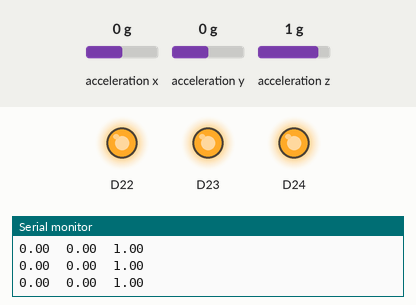
Recording of a sketch running on a simulated Arduino Nano 33 BLE. On the bench: output pins drawn as LEDs (lit = HIGH), the last lines printed to the serial monitor. Inputs (shaded band) come from the test bench; at power-on: acceleration x 0 g, acceleration y 0 g, acceleration z 1 g.

Above: at 1.2 s.
1.3 s: acceleration x set to -0.4 g
2.8 s: acceleration x set to -0.7 g
At 4.0 s:
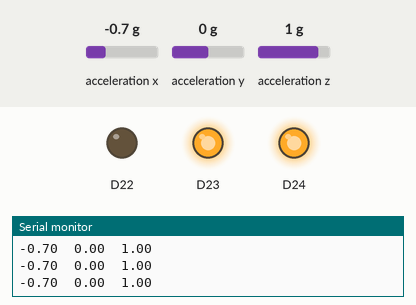
4.3 s: acceleration x set to 0.8 g
At 4.9 s:
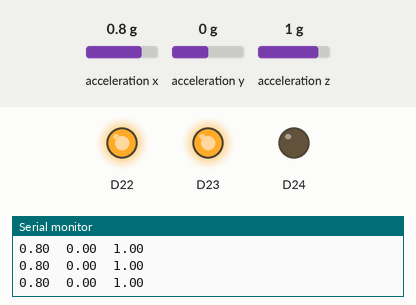
5.8 s: acceleration x set to 0.7 g
7.3 s: acceleration x set to 0.4 g
At 8.5 s:
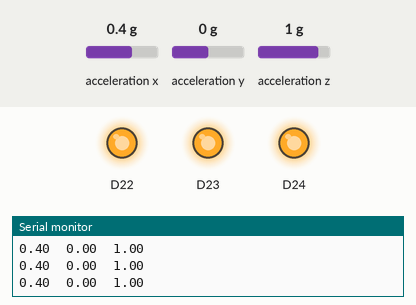
8.8 s: acceleration y set to -0.4 g
10.3 s: acceleration y set to -0.7 g
At 11.3 s:
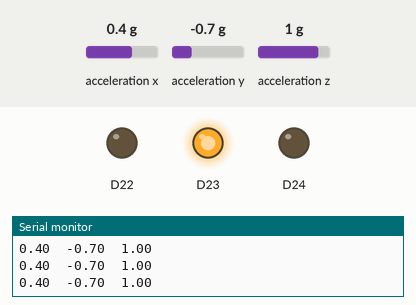
Timing chart, 0 to 12.8 s (numbered marks = the images above; inputs shaded):
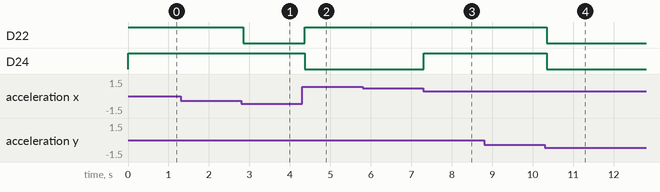

The sketch:

SimpleAccelerometer.ino
```cpp
/*
  Arduino Nano 33 BLE
  Accelerometer with RGB LED

  Left Tilt (X < -0.5)      -> RED LED
  Right Tilt (X > 0.5)      -> BLUE LED
  Forward Tilt (Y > 0.5)    -> GREEN LED
  Backward Tilt (Y < -0.5)  -> RED + BLUE (Purple)

  Prints X, Y and Z values on Serial Monitor.
*/

#include <Arduino_LSM9DS1.h>

void setup() {

  Serial.begin(9600);

  while (!Serial);

  // RGB LED Pins
  pinMode(LEDR, OUTPUT);
  pinMode(LEDG, OUTPUT);
  pinMode(LEDB, OUTPUT);

  // Turn OFF all LEDs
  digitalWrite(LEDR, HIGH);
  digitalWrite(LEDG, HIGH);
  digitalWrite(LEDB, HIGH);

  // Initialize IMU
  if (!IMU.begin()) {
    Serial.println("Failed to initialize IMU!");
    while (1);
  }

  Serial.println("Accelerometer Started");
  Serial.println("---------------------");
  Serial.println("X\tY\tZ");
}

void loop() {

  float x, y, z;

  if (IMU.accelerationAvailable()) {

    IMU.readAcceleration(x, y, z);

    // Print X, Y, Z values
    Serial.print(x);
    Serial.print("\t");
    Serial.print(y);
    Serial.print("\t");
    Serial.println(z);

    // Turn OFF all LEDs
    digitalWrite(LEDR, HIGH);
    digitalWrite(LEDG, HIGH);
    digitalWrite(LEDB, HIGH);

    // LEFT
    if (x < -0.5) {
      digitalWrite(LEDR, LOW);
    }

    // RIGHT
    else if (x > 0.5) {
      digitalWrite(LEDB, LOW);
    }

    // FORWARD
    else if (y > 0.5) {
      digitalWrite(LEDG, LOW);
    }

    // BACKWARD
    else if (y < -0.5) {
      digitalWrite(LEDR, LOW);
      digitalWrite(LEDB, LOW);
    }
  }

  delay(100);
}
```

Measured:
- the behaviour switches between -0.5 and -0.6 g on acceleration x (found by bisection; images 0 and 1)
- the behaviour switches between 0.6 and 0.5 g on acceleration x (found by bisection; images 2 and 3)
- the behaviour switches between -0.5 and -0.6 g on acceleration y (found by bisection; images 3 and 4)
- after the input at 2.8 s, D22: HIGH → LOW at once
- after the input at 4.3 s, D22: LOW → HIGH after 0.06 s; D24: HIGH → LOW after 0.06 s
- after the input at 7.3 s, D24: LOW → HIGH at once
- after the input at 10.3 s, D22, D24: HIGH → LOW after 0.05 s
